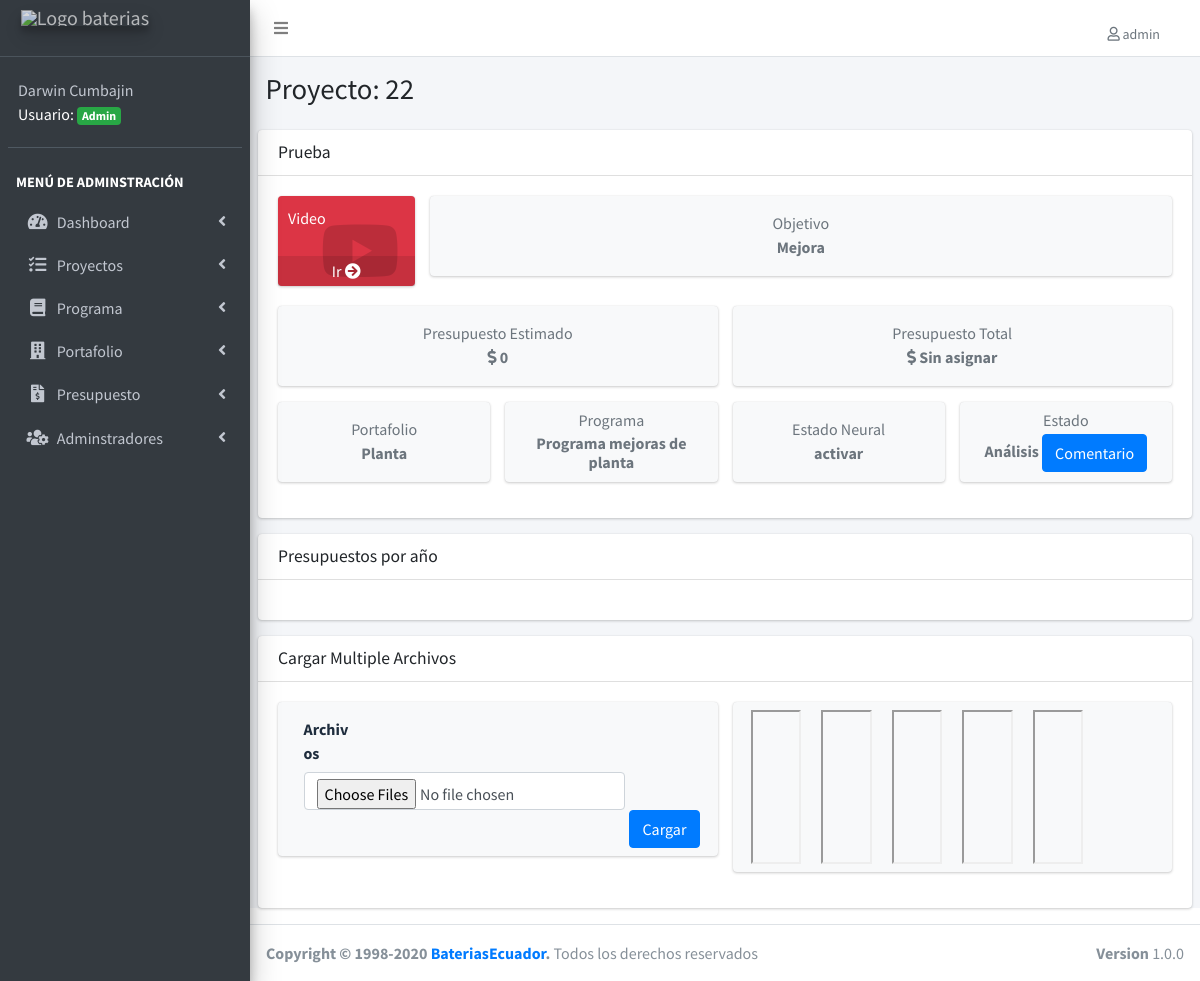
Screenshot of /detalle-proyecto.php?id=22 (signed in) with the database file from the repository.
### tables this page shows
CREATE TABLE IF NOT EXISTS `proyectos` (
  `proyecto_id` int(11) NOT NULL AUTO_INCREMENT,
  `detalle` varchar(255) NOT NULL,
  `objetivo_estrategico` varchar(100) NOT NULL,
  `presupuesto_inicial` double NOT NULL,
  `estado_neural` varchar(50) NOT NULL,
  `url_video` varchar(255) DEFAULT NULL,
  `portafolio_id` int(11) NOT NULL DEFAULT '0',
  `programa_id` int(11) NOT NULL,
  `estado_id` int(11) NOT NULL,
  `editado` datetime DEFAULT NULL,
  PRIMARY KEY (`proyecto_id`),
  UNIQUE KEY `detalle` (`detalle`),
  KEY `FK_proyectos_portafolios` (`portafolio_id`),
  KEY `FK_proyectos_programas` (`programa_id`),
  KEY `FK_proyectos_estados` (`estado_id`),
  CONSTRAINT `FK_proyectos_estados` FOREIGN KEY (`estado_id`) REFERENCES `estados` (`estado_id`),
  CONSTRAINT `FK_proyectos_portafolios` FOREIGN KEY (`portafolio_id`) REFERENCES `portafolios` (`portafolio_id`),
  CONSTRAINT `FK_proyectos_programas` FOREIGN KEY (`programa_id`) REFERENCES `programas` (`programa_id`)
);

CREATE TABLE IF NOT EXISTS `portafolios` (
  `portafolio_id` int(11) NOT NULL AUTO_INCREMENT,
  `area` varchar(50) NOT NULL DEFAULT '',
  `editado` datetime DEFAULT NULL,
  PRIMARY KEY (`portafolio_id`),
  UNIQUE KEY `area` (`area`)
);

CREATE TABLE IF NOT EXISTS `programas` (
  `programa_id` int(11) NOT NULL AUTO_INCREMENT,
  `descripcion` varchar(50) NOT NULL DEFAULT '0',
  `editado` datetime DEFAULT NULL,
  PRIMARY KEY (`programa_id`),
  UNIQUE KEY `descripcion` (`descripcion`)
);

CREATE TABLE IF NOT EXISTS `estados` (
  `estado_id` int(11) NOT NULL AUTO_INCREMENT,
  `estado` varchar(50) NOT NULL DEFAULT '',
  PRIMARY KEY (`estado_id`)
);

CREATE TABLE IF NOT EXISTS `documentos` (
  `documento_id` int(11) NOT NULL AUTO_INCREMENT,
  `url_documento` varchar(255) DEFAULT NULL,
  PRIMARY KEY (`documento_id`)
);

### detalle-proyecto.php (the view, shortened to what this page needs)
<?php
include_once('funciones/funciones.php');
include_once('templates/header.php');
$id = $_GET['id'];
include_once('templates/barra.php');
include_once('templates/navegacion.php');
?>
<div class="content-wrapper">
  <section class="content-header">
    <div class="container-fluid">
      <div class="row mb-2">
        <div class="col-sm-6">
          <h1>Proyecto: <?php echo $id ?> </h1>
        </div>
      </div>
    </div>
  </section>
  <section class="content">
    <?php
    try {
      $sql = "SELECT proyecto_id, detalle,url_video, objetivo_estrategico, presupuesto_inicial, estado_neural, estados.estado_id, estado, area, descripcion ";
      $sql .= " FROM proyectos ";
      $sql .= " INNER JOIN portafolios ";
      $sql .= " ON proyectos.portafolio_id = portafolios.portafolio_id ";
      $sql .= " INNER JOIN programas ";
      $sql .= " ON proyectos.programa_id=programas.programa_id ";
      $sql .= " INNER JOIN estados ";
      $sql .= " ON proyectos.estado_id=estados.estado_id ";
      $sql .= " WHERE proyecto_id = $id ";
      $resultado = $conn->query($sql);
      $proyecto = $resultado->fetch_assoc();
    } catch (Exception $e) {
      echo "Error: " . $e->getMessage();
    }
    ?>
    <div class="card">
      <div class="card-header">
        <h3 class="card-title"><?php echo $proyecto['detalle'] ?></h3>
      </div>
      <div class="card-body">
        <div class="row">
          <?php
          $cartel = "col-sm-10";
          if ($proyecto['url_video'] !== "") {
            $video = "col-sm-2";
            $cartel = "col-sm-10"; ?>
            <div class=" col-12 <?php echo $video ?>">
              <div class="small-box bg-danger">
                <div class="inner">
                  <p>Video</p>
                </div>
                <div class="icon">
                  <i class="fab fa-youtube"></i>
                </div>
                <a href="<?php echo $proyecto['url_video'] ?>" class="small-box-footer">Ir <i class="fas fa-arrow-circle-right"></i></a>
              </div>
            </div>
          <?php } else {
            $cartel = "col-sm-12";
          }
          ?>
          <div class=" col-12 <?php echo $cartel ?>">
            <div class="info-box bg-light">
              <div class="info-box-content">
                <span class="info-box-text text-center text-muted">Objetivo</span>
                <span class="info-box-number text-center text-muted mb-0"> <?php echo $proyecto['objetivo_estrategico'] ?> </span>
              </div>
            </div>
          </div>
        </div>
        <div class="row">
          <div class="col-12 col-sm-6">
            <div class="info-box bg-light">
              <div class="info-box-content">
                <span class="info-box-text text-center text-muted">Presupuesto Estimado</span>
                <span class="info-box-number text-center text-muted mb-0"> <i class="fas fa-dollar-sign"></i> <?php echo $proyecto['presupuesto_inicial'] ?> </span>
              </div>
            </div>
          </div>
          <div class="col-12 col-sm-6">
            <?php
            $sql = " SELECT  SUM(presupuesto) AS total FROM cuentas ";
            $sql .= " INNER JOIN registros ON registros.registros_id = cuentas.registros_id ";
            $sql .= " WHERE proyecto_id = $id ";
            $resultado = $conn->query($sql);
            $registrados = $resultado->fetch_assoc();
            ?>
            <div class="info-box bg-light">
              <div class="info-box-content">
                <span class="info-box-text text-center text-muted">Presupuesto Total</span>
                <span class="info-box-number text-center text-muted mb-0"> <i class="fas fa-dollar-sign"></i>
                  <?php
                  if ($registrados['total'] == null) {
                    echo 'Sin asignar';
                  } else {
                    echo  $registrados['total'];
                  }
                  ?>
                </span>
              </div>
            </div>
          </div>
        </div>
        <div class="row">
          <div class="col-12 col-sm-3">
            <div class="info-box bg-light">
              <div class="info-box-content">
                <span class="info-box-text text-center text-muted">Portafolio</span>
                <span class="info-box-number text-center text-muted mb-0"> <?php echo $proyecto['area'] ?> </span>
              </div>
            </div>
          </div>
          <div class="col-12 col-sm-3">
            <div class="info-box bg-light">
              <div class="info-box-content">
                <span class="info-box-text text-center text-muted">Programa</span>
                <span class="info-box-number text-center text-muted mb-0"><?php echo $proyecto['descripcion'] ?></span>
              </div>
            </div>
          </div>
          <div class="col-12 col-sm-3">
            <div class="info-box bg-light">
              <div class="info-box-content">
                <span class="info-box-text text-center text-muted">Estado Neural</span>
                <span class="info-box-number text-center text-muted mb-0"> <?php echo $proyecto['estado_neural'] ?></span></div>
            </div>
          </div>
          <div class="col-12 col-sm-3">
            <div class="info-box bg-light">
              <div class="info-box-content">
                <span class="info-box-text text-center text-muted">Estado</span>
                <span class="info-box-number text-center text-muted mb-0"><?php echo $proyecto['estado'] ?>
                  <button type="button" class="btn btn-primary" data-toggle="modal" data-target="#exampleModal">
                    Comentario
                  </button>
                </span>
              </div>
            </div>
          </div>
        </div>
      </div>
    </div>
    <div class="card">
      <div class="card-header">
        <h3 class="card-title">Presupuestos por año</h3>
      </div>
      <div class="card-body">
      </div>
    </div>
    <div class="card">
      <div class="card-header">
        <h3 class="card-title">Cargar Multiple Archivos</h3>
      </div>
      <div class="card-body">
        <div class="row">
          <div class="col-12 col-sm-6">
            <div class="info-box bg-light">
              <div class="info-box-content">
                <form role="form" name="guardar-registro" id="guardar-registro-archivo" method="post" action="guardar_documentos.php" enctype="multipart/form-data">
                  <div class="form-group">
                    <label class="col-sm-2 col-form-label ">Archivos</label>
                    <div class="col-sm-10">
                      <input type="file" class="form-control" id="archivo[]" name="archivo[]" multiple="">
                    </div>
                    <button type="submit" class="btn btn-primary float-right" id="crear_registro">Cargar</button>
                  </div>
                </form>
              </div>
            </div>
          </div>
          <div class="col-12 col-sm-6">
            <div class="info-box bg-light">
                <?php
                try {
                  $sql = " SELECT url_documento FROM proyecto_documento";
                  $sql .= " INNER JOIN documentos ON proyecto_documento.documento_id = documentos.documento_id ";
                  $sql .= " WHERE proyecto_id = $id ";
                  $resultado = $conn->query($sql);
                  $documento = $resultado->fetch_assoc();
                  if ($documento['url_documento'] == "") { ?>
                  <h1>No existen documentos <i class="fas fa-book-dead"></i></h1>
                <?php  } else{
                    $array = explode(",", $documento['url_documento']);
                    $tamano =intdiv(12, sizeof($array));
                    foreach ($array as $clave => $valor) { ?>
                      <a class="col-12 col-sm-<?php echo $tamano; ?> info-box-content float-right" href="docs/<?php echo $valor;?>">
                      <iframe   src="docs/<?php echo $valor;?>"></iframe>
                      </a>
                  <?php  }
                  }
                } catch (Exception $e) {
                  $error = $e->getMessage();
                  echo $error;
                }
                ?>
            </div>
          </div>
        </div>
      </div>
    </div>
  </section>
</div>
<?php
include_once('templates/footer.php');
?>

### rows the page displays
proyectos: detalle "Prueba", objetivo_estrategico "Mejora", presupuesto_inicial "0", portafolio.area "Planta", programa.descripcion "Programa mejoras de planta", estado_neural "activar", estado.estado "Análisis"

### other values shown
$_SESSION['usuario'] "admin"
$_SESSION['nombre'] "Darwin Cumbajin"
$id "22"
